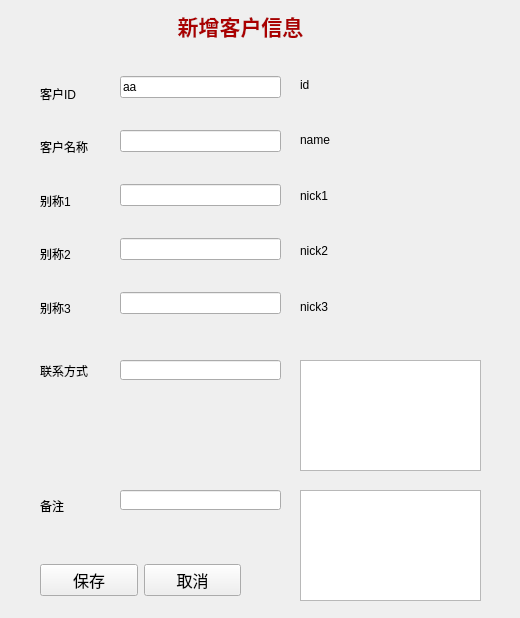
<?xml version="1.0" encoding="UTF-8"?>
<ui version="4.0">
 <class>Form</class>
 <widget class="QWidget" name="Form">
  <property name="geometry">
   <rect>
    <x>0</x>
    <y>0</y>
    <width>520</width>
    <height>618</height>
   </rect>
  </property>
  <property name="focusPolicy">
   <enum>Qt::StrongFocus</enum>
  </property>
  <property name="windowTitle">
   <string>Form</string>
  </property>
  <property name="autoFillBackground">
   <bool>true</bool>
  </property>
  <widget class="QTextBrowser" name="textBrowser_remark">
   <property name="geometry">
    <rect>
     <x>300</x>
     <y>490</y>
     <width>181</width>
     <height>111</height>
    </rect>
   </property>
   <property name="frameShadow">
    <enum>QFrame::Plain</enum>
   </property>
   <property name="lineWidth">
    <number>0</number>
   </property>
  </widget>
  <widget class="QLabel" name="label_13">
   <property name="geometry">
    <rect>
     <x>160</x>
     <y>10</y>
     <width>161</width>
     <height>31</height>
    </rect>
   </property>
   <property name="text">
    <string>&lt;html&gt;&lt;head/&gt;&lt;body&gt;&lt;p align=&quot;center&quot;&gt;&lt;span style=&quot; font-size:16pt; font-weight:600; color:#aa0000;&quot;&gt;新增客户信息&lt;/span&gt;&lt;/p&gt;&lt;/body&gt;&lt;/html&gt;</string>
   </property>
  </widget>
  <widget class="QWidget" name="verticalLayoutWidget">
   <property name="geometry">
    <rect>
     <x>40</x>
     <y>70</y>
     <width>61</width>
     <height>261</height>
    </rect>
   </property>
   <layout class="QVBoxLayout" name="verticalLayout">
    <item>
     <widget class="QLabel" name="label">
      <property name="text">
       <string>客户ID</string>
      </property>
     </widget>
    </item>
    <item>
     <widget class="QLabel" name="label_2">
      <property name="text">
       <string>客户名称</string>
      </property>
     </widget>
    </item>
    <item>
     <widget class="QLabel" name="label_3">
      <property name="text">
       <string>别称1</string>
      </property>
     </widget>
    </item>
    <item>
     <widget class="QLabel" name="label_4">
      <property name="text">
       <string>别称2</string>
      </property>
     </widget>
    </item>
    <item>
     <widget class="QLabel" name="label_5">
      <property name="text">
       <string>别称3</string>
      </property>
     </widget>
    </item>
   </layout>
  </widget>
  <widget class="QWidget" name="verticalLayoutWidget_2">
   <property name="geometry">
    <rect>
     <x>120</x>
     <y>50</y>
     <width>161</width>
     <height>291</height>
    </rect>
   </property>
   <layout class="QVBoxLayout" name="verticalLayout_2">
    <item>
     <widget class="QLineEdit" name="lineEdit_id">
      <property name="text">
       <string>aa</string>
      </property>
     </widget>
    </item>
    <item>
     <widget class="QLineEdit" name="lineEdit_name"/>
    </item>
    <item>
     <widget class="QLineEdit" name="lineEdit_nick1"/>
    </item>
    <item>
     <widget class="QLineEdit" name="lineEdit_nick2"/>
    </item>
    <item>
     <widget class="QLineEdit" name="lineEdit_nick3"/>
    </item>
   </layout>
  </widget>
  <widget class="QWidget" name="verticalLayoutWidget_3">
   <property name="geometry">
    <rect>
     <x>300</x>
     <y>60</y>
     <width>181</width>
     <height>271</height>
    </rect>
   </property>
   <layout class="QVBoxLayout" name="verticalLayout_3">
    <item>
     <widget class="QLabel" name="label_id">
      <property name="text">
       <string>id</string>
      </property>
     </widget>
    </item>
    <item>
     <widget class="QLabel" name="label_name">
      <property name="text">
       <string>name</string>
      </property>
     </widget>
    </item>
    <item>
     <widget class="QLabel" name="label_nick1">
      <property name="text">
       <string>nick1</string>
      </property>
     </widget>
    </item>
    <item>
     <widget class="QLabel" name="label_nick2">
      <property name="text">
       <string>nick2</string>
      </property>
     </widget>
    </item>
    <item>
     <widget class="QLabel" name="label_nick3">
      <property name="text">
       <string>nick3</string>
      </property>
     </widget>
    </item>
   </layout>
  </widget>
  <widget class="QTextBrowser" name="textBrowser_contact">
   <property name="geometry">
    <rect>
     <x>300</x>
     <y>360</y>
     <width>181</width>
     <height>111</height>
    </rect>
   </property>
   <property name="frameShadow">
    <enum>QFrame::Plain</enum>
   </property>
   <property name="lineWidth">
    <number>0</number>
   </property>
  </widget>
  <widget class="QLabel" name="label_7">
   <property name="geometry">
    <rect>
     <x>40</x>
     <y>480</y>
     <width>59</width>
     <height>52</height>
    </rect>
   </property>
   <property name="text">
    <string>备注</string>
   </property>
  </widget>
  <widget class="QLabel" name="label_6">
   <property name="geometry">
    <rect>
     <x>40</x>
     <y>340</y>
     <width>59</width>
     <height>61</height>
    </rect>
   </property>
   <property name="text">
    <string>联系方式</string>
   </property>
  </widget>
  <widget class="QLineEdit" name="lineEdit_contact">
   <property name="geometry">
    <rect>
     <x>120</x>
     <y>360</y>
     <width>161</width>
     <height>20</height>
    </rect>
   </property>
  </widget>
  <widget class="QLineEdit" name="lineEdit_remark">
   <property name="geometry">
    <rect>
     <x>120</x>
     <y>490</y>
     <width>161</width>
     <height>20</height>
    </rect>
   </property>
  </widget>
  <widget class="QWidget" name="horizontalLayoutWidget">
   <property name="geometry">
    <rect>
     <x>40</x>
     <y>550</y>
     <width>201</width>
     <height>61</height>
    </rect>
   </property>
   <layout class="QHBoxLayout" name="horizontalLayout">
    <item>
     <widget class="QPushButton" name="pushButton_save">
      <property name="font">
       <font>
        <family>宋体</family>
        <pointsize>12</pointsize>
        <weight>50</weight>
        <bold>false</bold>
       </font>
      </property>
      <property name="text">
       <string>保存</string>
      </property>
     </widget>
    </item>
    <item>
     <widget class="QPushButton" name="pushButton_cancel">
      <property name="font">
       <font>
        <family>宋体</family>
        <pointsize>12</pointsize>
        <weight>50</weight>
        <bold>false</bold>
       </font>
      </property>
      <property name="text">
       <string>取消</string>
      </property>
     </widget>
    </item>
   </layout>
  </widget>
 </widget>
 <resources/>
 <connections>
  <connection>
   <sender>pushButton_save</sender>
   <signal>clicked()</signal>
   <receiver>Form</receiver>
   <slot>bsumit()</slot>
   <hints>
    <hint type="sourcelabel">
     <x>94</x>
     <y>429</y>
    </hint>
    <hint type="destinationlabel">
     <x>91</x>
     <y>218</y>
    </hint>
   </hints>
  </connection>
  <connection>
   <sender>lineEdit_id</sender>
   <signal>textChanged(QString)</signal>
   <receiver>label_id</receiver>
   <slot>setText(QString)</slot>
   <hints>
    <hint type="sourcelabel">
     <x>139</x>
     <y>111</y>
    </hint>
    <hint type="destinationlabel">
     <x>253</x>
     <y>111</y>
    </hint>
   </hints>
  </connection>
  <connection>
   <sender>lineEdit_name</sender>
   <signal>textChanged(QString)</signal>
   <receiver>label_name</receiver>
   <slot>setText(QString)</slot>
   <hints>
    <hint type="sourcelabel">
     <x>211</x>
     <y>151</y>
    </hint>
    <hint type="destinationlabel">
     <x>336</x>
     <y>152</y>
    </hint>
   </hints>
  </connection>
  <connection>
   <sender>lineEdit_nick1</sender>
   <signal>textChanged(QString)</signal>
   <receiver>label_nick1</receiver>
   <slot>setText(QString)</slot>
   <hints>
    <hint type="sourcelabel">
     <x>213</x>
     <y>179</y>
    </hint>
    <hint type="destinationlabel">
     <x>356</x>
     <y>180</y>
    </hint>
   </hints>
  </connection>
  <connection>
   <sender>lineEdit_nick2</sender>
   <signal>textChanged(QString)</signal>
   <receiver>label_nick2</receiver>
   <slot>setText(QString)</slot>
   <hints>
    <hint type="sourcelabel">
     <x>172</x>
     <y>213</y>
    </hint>
    <hint type="destinationlabel">
     <x>343</x>
     <y>207</y>
    </hint>
   </hints>
  </connection>
  <connection>
   <sender>lineEdit_nick3</sender>
   <signal>textChanged(QString)</signal>
   <receiver>label_nick3</receiver>
   <slot>setText(QString)</slot>
   <hints>
    <hint type="sourcelabel">
     <x>205</x>
     <y>244</y>
    </hint>
    <hint type="destinationlabel">
     <x>361</x>
     <y>238</y>
    </hint>
   </hints>
  </connection>
  <connection>
   <sender>lineEdit_contact</sender>
   <signal>textChanged(QString)</signal>
   <receiver>textBrowser_contact</receiver>
   <slot>setText(QString)</slot>
   <hints>
    <hint type="sourcelabel">
     <x>216</x>
     <y>298</y>
    </hint>
    <hint type="destinationlabel">
     <x>367</x>
     <y>308</y>
    </hint>
   </hints>
  </connection>
  <connection>
   <sender>lineEdit_remark</sender>
   <signal>textChanged(QString)</signal>
   <receiver>textBrowser_remark</receiver>
   <slot>setText(QString)</slot>
   <hints>
    <hint type="sourcelabel">
     <x>248</x>
     <y>374</y>
    </hint>
    <hint type="destinationlabel">
     <x>379</x>
     <y>369</y>
    </hint>
   </hints>
  </connection>
  <connection>
   <sender>pushButton_cancel</sender>
   <signal>clicked()</signal>
   <receiver>Form</receiver>
   <slot>close()</slot>
   <hints>
    <hint type="sourcelabel">
     <x>276</x>
     <y>435</y>
    </hint>
    <hint type="destinationlabel">
     <x>361</x>
     <y>446</y>
    </hint>
   </hints>
  </connection>
 </connections>
 <slots>
  <slot>bsumit()</slot>
 </slots>
</ui>
